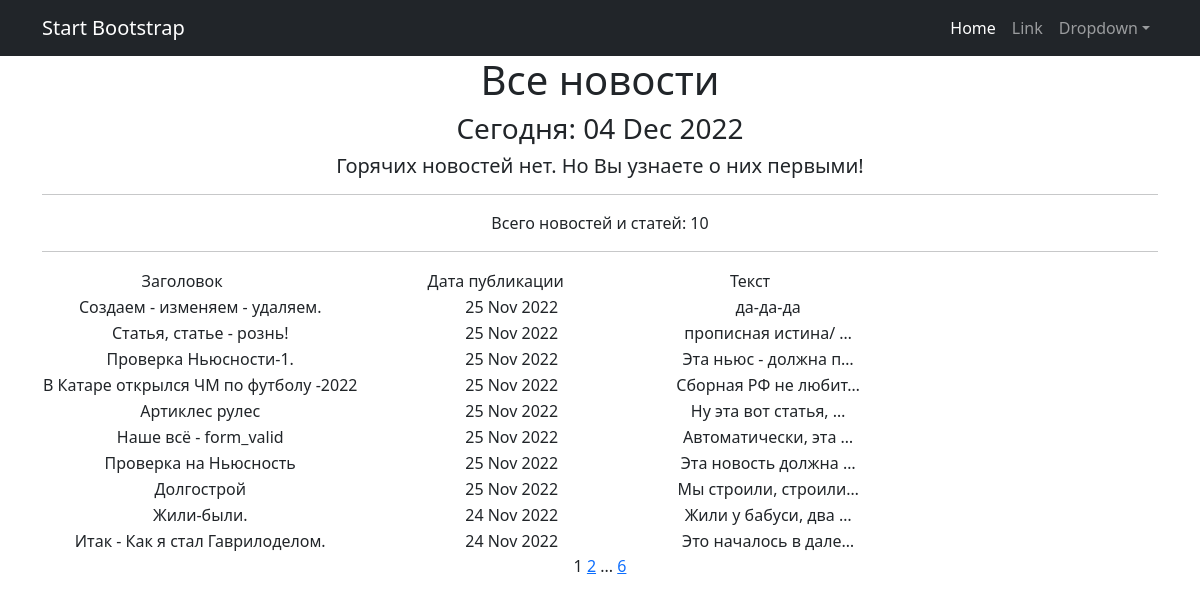
Screenshot of /news/news/ with the database file from the repository.
### news/models.py (models this page shows, shortened)
class Post(models.Model):                                                                   # Модель 3
    author = models.ForeignKey(Author, on_delete=models.CASCADE)                            # - связь "один ко многим" с моделью Author
    article_or_new = models.CharField(max_length=3, choices=POSITIONS, default=article)     # ART - статья; NEW - новость
    title = models.CharField(max_length=255)                                                # Заголовок статьи или новости
    text_body = models.TextField(default='No text')                                         # Текст статьи или новости
    date_time_post = models.DateTimeField(auto_now_add=True)                                # Дата и время СОЗДАНИЯ записи
    rating_article_or_new = models.FloatField(default=0.0)                                  # Рейтинг статьи или новости
    category = models.ManyToManyField(Category, through='PostCategory')                     # - связь "многие ко многим" с моделью Category (через модель PostCategory)

### news/views.py (the view)
# urls.py: path('news/', NewsList.as_view(), name='news_list'),
class NewsList(ListView):
    model = Post                            # Указываем модель, объекты которой мы будем выводить
    ordering = '-date_time_post'            # Поле, которое будет использоваться для сортировки объектов - дата
    template_name = 'news.html'             # Указываем имя шаблона, в котором будут все инструкции о том,
    context_object_name = 'news'            # Это имя списка, в котором будут лежать все объекты.
    paginate_by = 10                         # вот так мы можем указать количество записей на странице
    def get_context_data(self, **kwargs):
        context = super().get_context_data(**kwargs)
        context['time_now'] = datetime.utcnow()
        context['hot_news'] = None
        return context

### news/templatetags/custom_filters.py (called while the page is built)
@register.filter()
def censor(text, dict_censor=None):
    if dict_censor is None:
        dict_censor = dict1
    if type(text) != str:               # Проверка строкового типа. Вызов исключения при попытке применения не к строке
        raise ValueError
    length = len(text)
    for word in dict_censor:              # Цикл, для перебора слов (ключей) из словаря Цензор
        index = 0
        while index < length:             # Цикл для поиска вхождения текущего слова в строку и определение его индекса
            i = text.find(word, index)
            if i == -1:
                break
            else:
                print(i)
                for j in range(i+1, i + dict_censor[word]):
                    text = text[:j] + "*" + text[j + 1:]
            index = i + 1
    return text

### templates/news.html (shortened to what this page needs)
{% extends 'flatpages/default.html' %}
{% load custom_filters %}
{% block content %}
    <h1>Все новости</h1>
    <h3>Cегодня: {{ time_now|date:'d M Y' }}</h3>
    <h5> {{ hot_news|default_if_none:"Горячих новостей нет. Но Вы узнаете о них первыми!" }} </h5>
    <hr>
    <p>Всего новостей и статей:  {{ news|length }}</p>
    <hr>
    {% if news %}
    <table>
        <tr>
            <td>
                &emsp;&emsp;&emsp;&emsp;Заголовок &emsp;&emsp;&emsp;&emsp;&emsp;&emsp;
            </td>
            <td>
                  &emsp;&emsp;&emsp;&emsp; Дата публикации &emsp;&emsp;&emsp;&emsp;&emsp;&emsp;
            </td>
            <td>
                   &emsp;&emsp;&emsp;&emsp;Текст &emsp;&emsp;&emsp;&emsp;&emsp;&emsp;
            </td>
        </tr>
        {% for new in news %}
        <tr>
            <td>{{ new.title | censor }}</td>
            <td>{{ new.date_time_post | date:'d M Y' }}</td>
            <td>{{ new.text_body | truncatechars:20 | censor }}</td>
        </tr>
        {% endfor %}
    </table>
    {% else %}
        <h2>Новостей нет!</h2>
    {% endif %}
   {{ page_obj.number }}
   {% if page_obj.has_next %}
       <a href="?page={{ page_obj.next_page_number }}">{{ page_obj.next_page_number }}</a>
       {% if paginator.num_pages != page_obj.next_page_number %}
           ...
           <a href="?page={{ page_obj.paginator.num_pages }}">{{ page_obj.paginator.num_pages }}</a>
       {% endif %}
   {% endif %}
{% endblock content %}

### rows the page displays
Post: title|censor "Создаем - изменяем - удаляем.", date_time_post "25 Nov 2022", text_body|censor "да-да-да"
Post: title|censor "Статья, статье - рознь!", date_time_post "25 Nov 2022", text_body|censor "прописная истина/ …"
Post: title|censor "Проверка Ньюсности-1.", date_time_post "25 Nov 2022", text_body|censor "Эта ньюс - должна п…"
Post: title|censor "В Катаре открылся ЧМ по футболу -2022", date_time_post "25 Nov 2022", text_body|censor "Сборная РФ не любит…"
Post: title|censor "Артиклес рулес", date_time_post "25 Nov 2022", text_body|censor "Ну эта вот статья, …"
Post: title|censor "Наше всё - form_valid", date_time_post "25 Nov 2022", text_body|censor "Автоматически, эта …"
Post: title|censor "Проверка на Ньюсность", date_time_post "25 Nov 2022", text_body|censor "Эта новость должна …"
Post: title|censor "Долгострой", date_time_post "25 Nov 2022", text_body|censor "Мы строили, строили…"
Post: title|censor "Жили-были.", date_time_post "24 Nov 2022", text_body|censor "Жили у бабуси, два …"
Post: title|censor "Итак - Как я стал Гаврилоделом.", date_time_post "24 Nov 2022", text_body|censor "Это началось в дале…"

### other values shown
{{ time_now|date:'d M Y' }} "04 Dec 2022"
{{ news|length }} "10"
{{ page_obj.number }} "1"
{{ page_obj.next_page_number }} "2"
{{ page_obj.paginator.num_pages }} "6"
